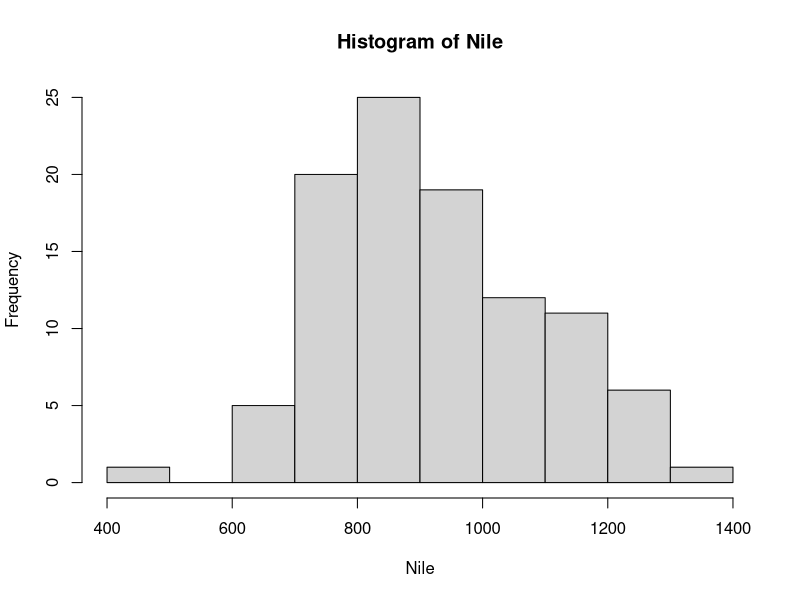
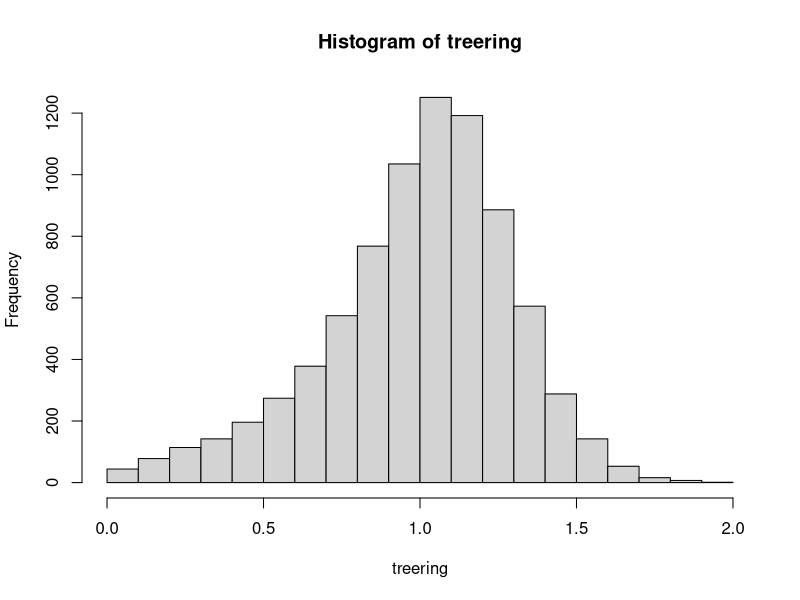
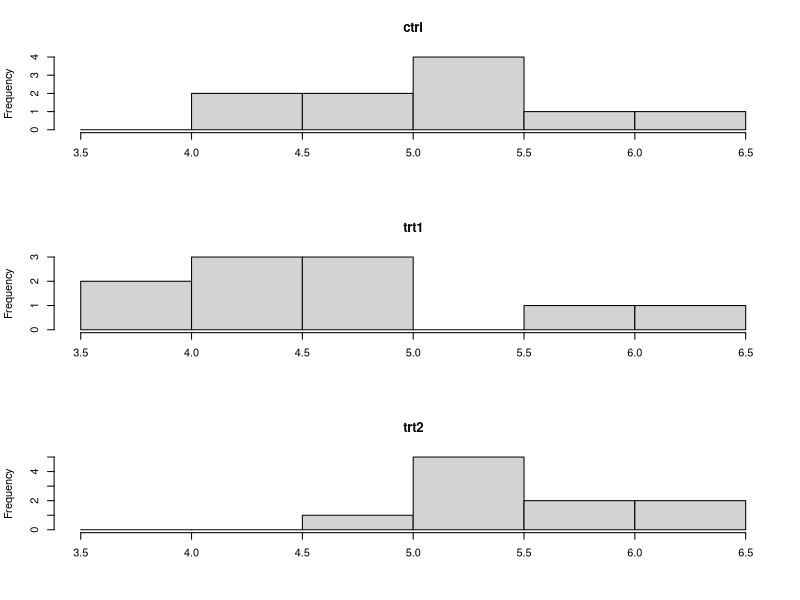

Generate these figures, in order, with R:
par(mfrow = c(1,1))
hist(Nile)$counts
summary(Nile)

hist(treering)$counts
summary(treering)

par(mfrow = c(3,1))
for (grupo in levels(PlantGrowth$group)) { 
  hist(PlantGrowth[PlantGrowth$group == grupo,1], breaks = seq(3.5,6.5,0.5), main = grupo, xlab = "")
}

